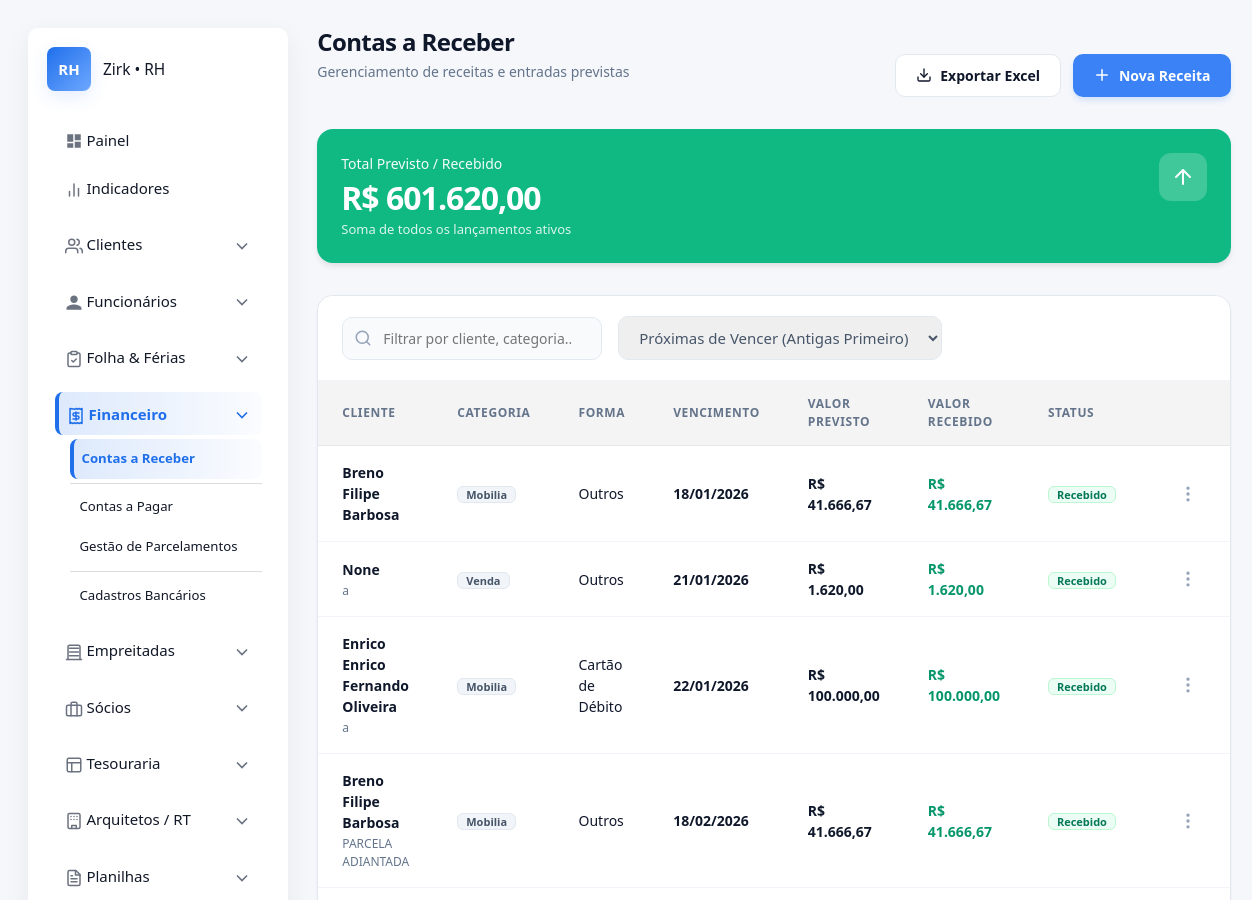
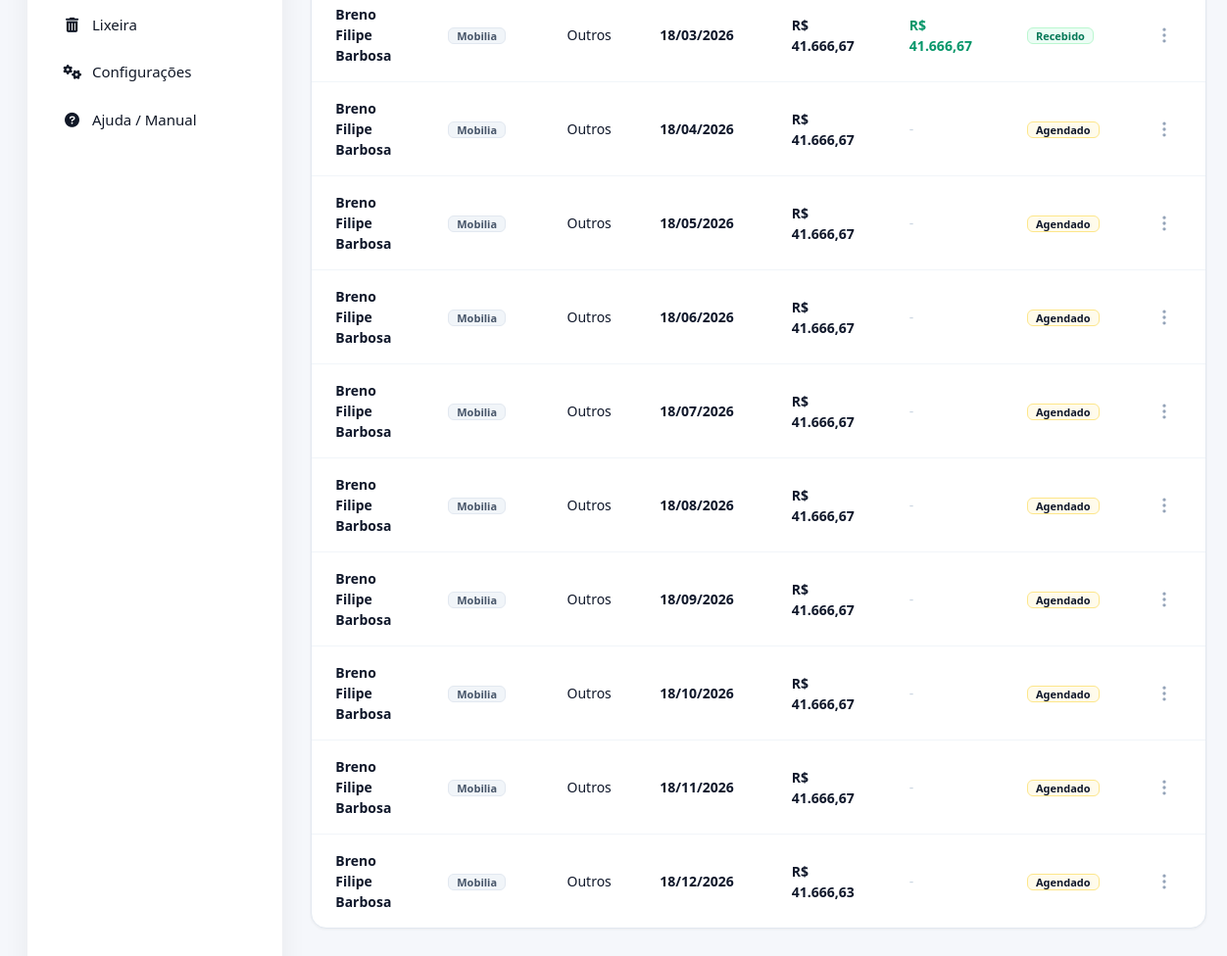
/receber/ (signed in), run on the app's committed database (2 pictures, top to bottom).
### apps/financeiro/receber/models.py (models this page shows, shortened)
class Receber(SoftDeleteMixin):
    TIPO_CHOICES = [
        ('VISTA', 'À Vista'),
        ('PRAZO', 'A Prazo'),
    ]
    parcelamento_uuid = models.UUIDField(null=True, blank=True, editable=False)
    class FormaRecebimento(models.TextChoices):
        DINHEIRO = 'DINHEIRO', 'Dinheiro'
        PIX = 'PIX', 'Pix'
        DEBITO = 'DEBITO', 'Cartão de Débito'
        CREDITO = 'CREDITO', 'Cartão de Crédito'
        BOLETO = 'BOLETO', 'Boleto'
        TRANSFERENCIA = 'TRANSFERENCIA', 'Transferência'
        OUTROS = 'OUTROS', 'Outros'
    contrato_rt = models.ForeignKey(
        'comissionamento.ContratoRT',
        on_delete=models.SET_NULL,
        null=True,
        blank=True,
        related_name='parcelas_receber', # Permite acessar as parcelas a partir do contrato: contrato.parcelas_receber.all()
        verbose_name="Contrato RT Vinculado"
    )
    banco_destino = models.ForeignKey(
        'Banco',
        on_delete=models.SET_NULL,
        null=True,
        blank=True,
        verbose_name="Conta Bancária (Destino)"
    )
    movimento_banco = models.OneToOneField(
        'MovimentoBanco',
        on_delete=models.SET_NULL,
        null=True,
        blank=True,
        related_name='recebimento_origem'
    )
    movimento_caixa = models.OneToOneField(
        'CaixaDiario',
        on_delete=models.SET_NULL,
        null=True,
        blank=True,
        related_name='recebimento_origem'
    )
    cliente = models.ForeignKey(
        'clientes.Cliente',
        on_delete=models.SET_NULL,
        null=True,
        blank=True,
        verbose_name="Cliente"
    )
    descricao = models.CharField("Descrição", max_length=255, blank=True, null=True)
    categoria = models.CharField("Categoria", max_length=255, blank=True, null=True)
    valor = models.DecimalField("Valor Previsto", max_digits=10, decimal_places=2)
    data_vencimento = models.DateField("Data de Vencimento")
    valor_recebido = models.DecimalField(
        "Valor Recebido",
        max_digits=10,
        decimal_places=2,
        null=True,
        default=Decimal('0.00'),
        blank=True
    )
    data_recebimento = models.DateField("Data do Recebimento", blank=True, null=True)
    tipo_recebimento = models.CharField(
        "Tipo de Recebimento",  # Alterado para algo mais claro.
        max_length=10,
        choices=TIPO_CHOICES,
        default='VISTA'
    )
    forma_recebimento = models.CharField(
        "Forma de Pagamento",
        max_length=20,
        choices=FormaRecebimento.choices,
        default=FormaRecebimento.OUTROS
    )
    status = models.CharField(
        max_length=20,
        choices=[('Pendente', 'Pendente'), ('Recebido', 'Recebido')],
        default='Pendente'
    )
    observacoes = models.TextField("Observações", blank=True, null=True)

### apps/clientes/models.py (models this page shows, shortened)
class Cliente(SoftDeleteMixin):
    nome_completo = models.CharField(max_length=255, verbose_name="Nome Completo")
    cpf = models.CharField(max_length=14, verbose_name="CPF", unique=True, null=True, blank=True)
    rg = models.CharField(max_length=20, verbose_name="RG", null=True, blank=True)
    telefone = models.CharField(max_length=20, verbose_name="Telefone")
    email = models.EmailField(max_length=255, verbose_name="E-mail", null=True, blank=True)
    data_cadastro = models.DateTimeField(auto_now_add=True)
    class Meta:
        verbose_name = "Cliente"
        verbose_name_plural = "Clientes"
        ordering = ["nome_completo"]
    def __str__(self):
        return self.nome_completo

### apps/financeiro/receber/views.py (the view)
# urls.py: path('', views.receber_list, name='receber'),
@login_required
def receber_list(request):
    receber = Receber.objects.select_related(
        'cliente',
        'banco_destino',
        'contrato_rt'
    ).all().order_by('data_vencimento')
    total = receber.aggregate(s=Coalesce(Sum('valor'), Decimal(0)))['s']
    form = ReceberForm()
    return render(request, 'core/financeiro/receber/list.html', {
        'receber': receber,
        'form': form,
        'total': total
    })

### apps/configuracoes/context_processors.py (called while the page is built)
def configuracoes_globais(request):
    return {}

### apps/configuracoes/mixin.py (called while the page is built)
    def get_queryset(self):
        return super().get_queryset().filter(is_deleted=False)

### apps/ferias/service.py (called while the page is built, shortened)
def gerar_novo_periodo_aquisitivo(funcionario):
    if getattr(funcionario, 'is_deleted', False):
        return None
    if not hasattr(funcionario, 'dados_trabalhistas'):
        return None
    dados = funcionario.dados_trabalhistas
    data_admissao = dados.data_admissao_marcenaria or dados.data_admissao_contabilidade
    if not data_admissao:
        return None
    ultimo_periodo = funcionario.periodos_aquisitivos.order_by('-data_fim').first()
    hoje = timezone.now().date()
    data_limite_retroativa = hoje - relativedelta(years=2)
    data_inicio_calculada = None
    if not ultimo_periodo:
        data_inicio_calculada = data_admissao
    else:
        if ultimo_periodo.data_fim >= hoje:
            return None  # Período atual ainda está vigente
        data_inicio_calculada = ultimo_periodo.data_fim + timedelta(days=1)

def atualizar_todos_periodos():
    funcionarios = Funcionario.objects.all() # O SoftDeleteMixin já deve filtrar os deletados
    for func in funcionarios:
        if getattr(func, 'is_deleted', False):
            continue
        gerar_novo_periodo_aquisitivo(func)

### apps/financeiro/receber/models.py (called while the page is built)
    def __str__(self):
        return self.nome

### templates/core/financeiro/receber/list.html (shortened to what this page needs)
{% extends "core/base.html" %}
{% load static %}
{% block content %}
<div class="dash-container">
    <div class="dash-header">
        <div>
            <h1 class="dash-title">Contas a Receber</h1>
            <p class="dash-subtitle">Gerenciamento de receitas e entradas previstas</p>
        </div>
        <div style="display: flex; gap: 12px;">
            <a href="{% url 'relatorios:exportar_receber' %}" class="btn-ghost btn-export">
                Exportar Excel
            </a>
            <button onclick="openModal('modalReceita')" class="btn-primary">
                <svg xmlns="http://www.w3.org/2000/svg" width="18" height="18" viewBox="0 0 24 24" fill="none" stroke="currentColor" stroke-width="2" stroke-linecap="round" stroke-linejoin="round"><line x1="12" y1="5" x2="12" y2="19"></line><line x1="5" y1="12" x2="19" y2="12"></line></svg>
                Nova Receita
            </button>
        </div>
    </div>
    <div class="top-stats-grid">
        <div class="top-card bg-green-original">
            <div>
                <div class="top-label">Total Previsto / Recebido</div>
                <div class="top-value">R$ {{ total|default:"0"|floatformat:"2g" }}</div>
                <div class="top-sub">Soma de todos os lançamentos ativos</div>
            </div>
            <div class="top-icon">
                <svg xmlns="http://www.w3.org/2000/svg" width="24" height="24" viewBox="0 0 24 24" fill="none" stroke="currentColor" stroke-width="2" stroke-linecap="round" stroke-linejoin="round"><line x1="12" y1="19" x2="12" y2="5"/><polyline points="5 12 12 5 19 12"/></svg>
            </div>
        </div>
    </div>
    <div class="standard-card">
        <div class="search-bar-row">
            <div class="rh-search">
                <input id="searchInput" type="search" placeholder="Filtrar por cliente, categoria..." onkeyup="filterTable()">
            </div>
            <select id="sortOrder" class="filter-select" onchange="filterTable()"
            style="padding: 10px 16px; border-radius: 10px; border: 1px solid var(--slate-200); color: var(--slate-600);">
        <option value="asc">Próximas de Vencer (Antigas Primeiro)</option>
    </select>
        </div>
        <div class="table-responsive">
            <table class="rh-table">
                <thead>
                    <tr>
                        <th width="20%">Cliente</th>
                        <th width="12%">Categoria</th>
                        <th width="12%">Forma</th>
                        <th width="12%">Vencimento</th>
                        <th width="15%">Valor Previsto</th>
                        <th width="15%">Valor Recebido</th>
                        <th width="10%">Status</th>
                        <th width="4%"></th>
                    </tr>
                </thead>
                <tbody id="tableBody">
                    {% for it in receber %}
                    <tr class="receber-row" data-vencimento="{{ it.data_vencimento|date:'Y-m-d' }}">
                        <td>
{% if it.contrato_rt and it.contrato_rt.cliente %}
    <a href="{% url 'clientes:detail' it.contrato_rt.cliente.pk %}"
       class="text-main"
       title="Ver detalhes do cliente"
       style="text-decoration: none; color: inherit; cursor: pointer; display: flex; align-items: center; gap: 4px; transition: color 0.2s;"
       onmouseover="this.style.color='var(--blue-600)'"
       onmouseout="this.style.color='var(--slate-900)'">
        {{ it.cliente }}
    </a>
{% else %}
    <div class="text-main">{{ it.cliente }}</div>
{% endif %}
                            {% if it.observacoes %}
                                <div class="text-sub">{{ it.observacoes|truncatechars:30 }}</div>
                            {% endif %}
                        </td>
                        <td>
                            {% if it.categoria %}
                                <span class="badge bg-cat">{{ it.categoria }}</span>
                            {% else %}
                                <span style="color:var(--slate-300)">-</span>
                            {% endif %}
                        </td>
                        <td class="text-sub">
                            {{ it.get_forma_recebimento_display|default:"-" }}
                        </td>
                        <td class="text-main">
                            {{ it.data_vencimento|date:"d/m/Y"|default:"-" }}
                        </td>
                        <td>
                            <div class="text-val">R$ {{ it.valor|floatformat:"2g" }}</div>
                        </td>
                        <td>
                            {% if it.valor_recebido %}
                                <div class="text-val" style="color: var(--green-600);">
                                     R$ {{ it.valor_recebido|floatformat:"2g" }}
                                </div>
                            {% else %}
                                <span style="color:var(--slate-300)">-</span>
                            {% endif %}
                        </td>
                        <td>
                            {% if it.status|lower == 'pago' or it.status|lower == 'recebido' %}
                                <span class="badge st-pago">Recebido</span>
                            {% elif it.status|lower == 'agendado' or it.status|lower == 'pendente' %}
                                <span class="badge st-pendente">Agendado</span>
                            {% else %}
                                <span class="badge st-info">{{ it.status|default:'-' }}</span>
                            {% endif %}
                        </td>
                        <td style="text-align: right;">
                            <div class="action-menu">
                                <button class="dots-btn" onclick="toggleMenu('menu-{{ it.pk }}')">
                                    <svg xmlns="http://www.w3.org/2000/svg" width="20" height="20" viewBox="0 0 24 24" fill="none" stroke="currentColor" stroke-width="2" stroke-linecap="round" stroke-linejoin="round"><circle cx="12" cy="12" r="1"/><circle cx="12" cy="5" r="1"/><circle cx="12" cy="19" r="1"/></svg>
                                </button>
                            </div>
                        </td>
                    </tr>
                    {% empty %}
                    <tr>
                        <td colspan="8" class="empty-msg">
                            Nenhuma conta a receber registrada.
                        </td>
                    </tr>
                    {% endfor %}
                </tbody>
            </table>
        </div>
    </div>
</div>
{% endblock %}

### static/core/css/style.css (style rules this page uses)
:root { --bg: #f5f7fb; --surface: #ffffff; --surface-secondary: #f7faff; --text: #111827; --text-secondary: #4b5563; --muted: #6b7280; --primary: #1f6feb; --primary-hover: #1a5dbd; --accent: #13a38c; --danger: #e5544b; --border-color: #e5e7eb; --input-bg: #fbfcfe; --input-border: #e7edf8; --table-header-bg: #f4f4f4; --table-row-hover: #f9f9f9; --nav-hover: #F3F6FB; --shadow-color: rgba(15, 23, 42, 0.06); --shadow-primary: rgba(31, 111, 235, 0.12); --radius: 10px; --gap: 18px; font-family: Inter, system-ui, -apple-system, "Segoe UI", Roboto, "Helvetica Neue", Arial; font-size: 15px; }
* { box-sizing: border-box; }
html, body { height: 100%; margin: 0; background: var(--bg); color: var(--text); -webkit-font-smoothing: antialiased; }
a:not(.btn), a:not(.btn):link, a:not(.btn):visited, a:not(.btn):hover, a:not(.btn):active, a:not(.btn):focus { text-decoration: none !important; color: inherit !important; }
button { font: inherit; }
.btn-primary { background-color: var(--primary); color: #fff; border: none; padding: 0.8rem 2rem; border-radius: 8px; font-size: 1rem; cursor: pointer; transition: background 0.2s ease; }
table { width: 100%; border-collapse: collapse; font-size: 0.95rem; }
thead th { text-align: left; padding: 10px 8px; color: var(--muted); font-weight: 700; border-bottom: 1px solid var(--border-color); }
th, td { padding: 12px 20px; text-align: left; border-bottom: 1px solid var(--border-color); color: var(--text); }
th { background-color: var(--table-header-bg); }

### data on the page
Receber: cliente "Breno Filipe Barbosa", categoria "Mobilia", forma_recebimento "Outros", data_vencimento "18/01/2026", valor "41.666,67", valor_recebido "41.666,67", status "Recebido"
Receber: cliente "None", observacoes "a", categoria "Venda", forma_recebimento "Outros", data_vencimento "21/01/2026", valor "1.620,00", valor_recebido "1.620,00", status "Recebido"
Receber: cliente "Enrico Enrico Fernando Oliveira", observacoes "a", categoria "Mobilia", forma_recebimento "Cartão de Débito", data_vencimento "22/01/2026", valor "100.000,00", valor_recebido "100.000,00", status "Recebido"
Receber: cliente "Breno Filipe Barbosa", observacoes "PARCELA ADIANTADA", categoria "Mobilia", forma_recebimento "Outros", data_vencimento "18/02/2026", valor "41.666,67", valor_recebido "41.666,67", status "Recebido"
Receber: cliente "Breno Filipe Barbosa", categoria "Mobilia", forma_recebimento "Outros", data_vencimento "18/03/2026", valor "41.666,67", valor_recebido "41.666,67", status "Recebido"
Receber: cliente "Breno Filipe Barbosa", categoria "Mobilia", forma_recebimento "Outros", data_vencimento "18/04/2026", valor "41.666,67", status "Agendado"
Receber: cliente "Breno Filipe Barbosa", categoria "Mobilia", forma_recebimento "Outros", data_vencimento "18/05/2026", valor "41.666,67", status "Agendado"
Receber: cliente "Breno Filipe Barbosa", categoria "Mobilia", forma_recebimento "Outros", data_vencimento "18/06/2026", valor "41.666,67", status "Agendado"
Receber: cliente "Breno Filipe Barbosa", categoria "Mobilia", forma_recebimento "Outros", data_vencimento "18/07/2026", valor "41.666,67", status "Agendado"
Receber: cliente "Breno Filipe Barbosa", categoria "Mobilia", forma_recebimento "Outros", data_vencimento "18/08/2026", valor "41.666,67", status "Agendado"
Receber: cliente "Breno Filipe Barbosa", categoria "Mobilia", forma_recebimento "Outros", data_vencimento "18/09/2026", valor "41.666,67", status "Agendado"
Receber: cliente "Breno Filipe Barbosa", categoria "Mobilia", forma_recebimento "Outros", data_vencimento "18/10/2026", valor "41.666,67", status "Agendado"
Receber: cliente "Breno Filipe Barbosa", categoria "Mobilia", forma_recebimento "Outros", data_vencimento "18/11/2026", valor "41.666,67", status "Agendado"
Receber: cliente "Breno Filipe Barbosa", categoria "Mobilia", forma_recebimento "Outros", data_vencimento "18/12/2026", valor "41.666,63", status "Agendado"

### other printed values
{{ total|default:"0"|floatformat:"2g" }} "601.620,00"
